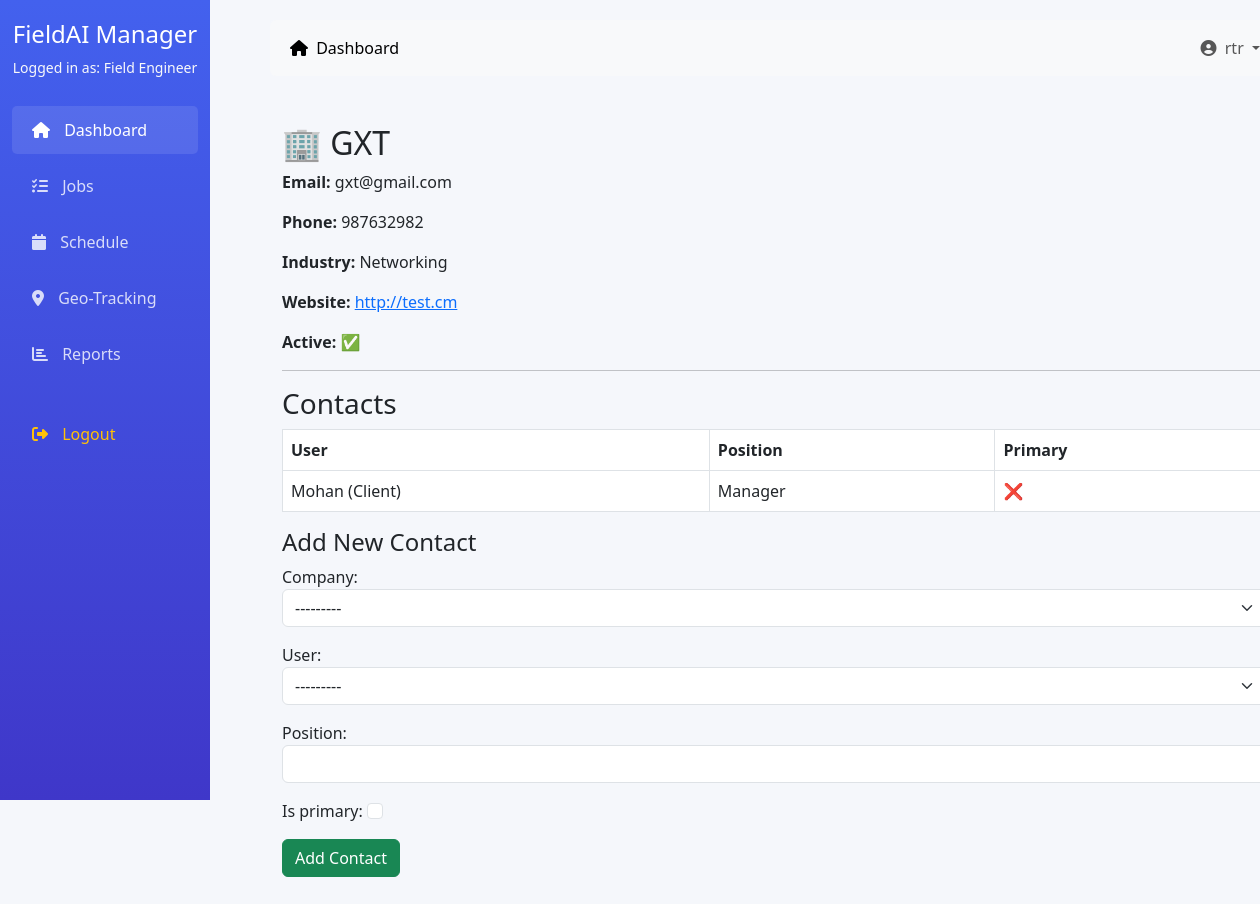
/dashboard/clients/1/ (signed in), run on the app's committed database.
### accounts/models.py (models this page shows, shortened)
class CustomUser(AbstractUser):
    ROLE_CHOICES = (
        ('admin', 'Admin'),
        ('manager', 'Project Manager'),
        ('engineer', 'Field Engineer'),
        ('client', 'Client'),
        ('accounts', 'Accounts Team'),
    )
    role = models.CharField(max_length=20, choices=ROLE_CHOICES, default='engineer')
    phone = models.CharField(max_length=15, blank=True)
    address = models.TextField(blank=True)
    profile_picture = models.ImageField(upload_to='profiles/', blank=True)
    created_at = models.DateTimeField(auto_now=True)
    updated_at = models.DateTimeField(auto_now=True)
    def __str__(self):
        return f"{self.username} ({self.get_role_display()})"

class ClientCompany(models.Model):   # or maybe named Client?
    name = models.CharField(max_length=255)
    contact_email = models.EmailField()
    contact_phone = models.CharField(max_length=20, blank=True, null=True)
    address = models.TextField(blank=True, null=True)
    industry = models.CharField(max_length=100, blank=True, null=True)
    website = models.URLField(blank=True, null=True)
    is_active = models.BooleanField(default=True)
    def __str__(self):
        return self.name

class ClientContact(models.Model):
    company = models.ForeignKey(ClientCompany, on_delete=models.CASCADE, related_name='contacts')
    user = models.OneToOneField(CustomUser, on_delete=models.CASCADE, limit_choices_to={'role': 'client'})
    position = models.CharField(max_length=100)
    is_primary = models.BooleanField(default=False)

### dashboard/views.py (the view)
# urls.py: path("clients/<int:pk>/", views.client_detail, name="client_detail")
@login_required
def client_detail(request, pk):
    client = get_object_or_404(ClientCompany, pk=pk)
    contacts = client.contacts.all()  # from related_name
    if request.method == "POST":
        contact_form = ClientContactForm(request.POST)
        if contact_form.is_valid():
            contact = contact_form.save(commit=False)
            contact.company = client
            contact.save()
            return redirect("dashboard:client_detail", pk=client.pk)
    else:
        contact_form = ClientContactForm()
    return render(
        request,
        "dashboard/client_detail.html",
        {"client": client, "contacts": contacts, "contact_form": contact_form},
    )

### dashboard/forms.py
class ClientContactForm(forms.ModelForm):
    class Meta:
        model = ClientContact
        fields = ["company", "user", "position", "is_primary"]
        widgets = {
            "company": forms.Select(attrs={"class": "form-select"}),
            "user": forms.Select(attrs={"class": "form-select"}),
            "position": forms.TextInput(attrs={"class": "form-control"}),
            "is_primary": forms.CheckboxInput(attrs={"class": "form-check-input"}),
        }

### dashboard/templates/dashboard/client_detail.html (shortened to what this page needs)
{% extends "dashboard/base.html" %}
{% block content %}
<div class="container py-4">
  <h2>🏢 {{ client.name }}</h2>
  <p><strong>Email:</strong> {{ client.contact_email }}</p>
  <p><strong>Phone:</strong> {{ client.contact_phone }}</p>
  <p><strong>Industry:</strong> {{ client.industry }}</p>
  <p><strong>Website:</strong> <a href="{{ client.website }}" target="_blank">{{ client.website }}</a></p>
  <p><strong>Active:</strong> {{ client.is_active|yesno:"✅,❌" }}</p>
  <hr/>
  <h3>Contacts</h3>
  <table class="table table-bordered">
    <thead>
      <tr>
        <th>User</th>
        <th>Position</th>
        <th>Primary</th>
      </tr>
    </thead>
    <tbody>
      {% for contact in contacts %}
      <tr>
        <td>{{ contact.user }}</td>
        <td>{{ contact.position }}</td>
        <td>{% if contact.is_primary %}✅{% else %}❌{% endif %}</td>
      </tr>
      {% empty %}
      <tr><td colspan="3">No contacts</td></tr>
      {% endfor %}
    </tbody>
  </table>
  <h4>Add New Contact</h4>
  <form method="post">
    {{ contact_form.as_p }}
    <button type="submit" class="btn btn-success">Add Contact</button>
  </form>
</div>
{% endblock %}

### dashboard/templates/dashboard/base.html (shortened to what this page needs)
<!DOCTYPE html>
<html lang="en">
<head>
    <link href="https://cdn.jsdelivr.net/npm/bootstrap@5.3.0/dist/css/bootstrap.min.css" rel="stylesheet">
    <link rel="stylesheet" href="https://cdnjs.cloudflare.com/ajax/libs/font-awesome/6.4.0/css/all.min.css">
</head>
<body>
    <div class="container-fluid">
        <div class="row">
            <div class="col-md-2 sidebar d-none d-md-block">
                <div class="text-center mb-4">
                    <h4>FieldAI Manager</h4>
                    <p class="text-light small">Logged in as: {{ user.get_role_display }}</p>
                </div>
                <ul class="nav flex-column">
                    <li class="nav-item">
                        <a class="nav-link active" href="{% if user.role == 'admin' %}{% url 'dashboard:admin_dashboard' %}{% elif user.role == 'manager' %}{% url 'dashboard:manager_dashboard' %}{% elif user.role == 'engineer' %}{% url 'dashboard:engineer_dashboard' %}{% elif user.role == 'client' %}{% url 'dashboard:client_dashboard' %}{% elif user.role == 'accounts' %}{% url 'dashboard:accounts_dashboard' %}{% else %}#{% endif %}">
                            <i class="fas fa-home"></i> Dashboard
                        </a>
                    </li>
                    <li class="nav-item">
                        <a class="nav-link" href="{% if user.role == 'manager' %}{% url 'dashboard:manager_jobs' %}{% elif user.role == 'engineer' %}{% url 'dashboard:engineer_jobs' %}{% else %}#{% endif %}">
                            <i class="fas fa-tasks"></i> Jobs
                        </a>
                    </li>
                    <li class="nav-item">
                        <a class="nav-link" href="#">
                            <i class="fas fa-calendar"></i> Schedule
                        </a>
                    </li>
                    <li class="nav-item">
                        <a class="nav-link" href="#">
                            <i class="fas fa-map-marker-alt"></i> Geo-Tracking
                        </a>
                    </li>
                    <li class="nav-item">
                        <a class="nav-link" href="#">
                            <i class="fas fa-chart-bar"></i> Reports
                        </a>
                    </li>
                    <li class="nav-item mt-4">
                        <a class="nav-link text-warning" href="{% url 'accounts:logout' %}">
                            <i class="fas fa-sign-out-alt"></i> Logout
                        </a>
                    </li>
                </ul>
            </div>
            <div class="col-md-10 main-content">
                <nav class="navbar navbar-expand-lg navbar-light bg-light mb-4 rounded">
                    <div class="container-fluid">
                        <div class="collapse navbar-collapse" id="navbarNav">
                            <ul class="navbar-nav me-auto">
                                <li class="nav-item">
                                    <a class="nav-link active" href="{% if user.role == 'admin' %}{% url 'dashboard:admin_dashboard' %}{% elif user.role == 'manager' %}{% url 'dashboard:manager_dashboard' %}{% elif user.role == 'engineer' %}{% url 'dashboard:engineer_dashboard' %}{% elif user.role == 'client' %}{% url 'dashboard:client_dashboard' %}{% elif user.role == 'accounts' %}{% url 'dashboard:accounts_dashboard' %}{% else %}#{% endif %}">
                                        <i class="fas fa-home me-1"></i> Dashboard
                                    </a>
                                </li>
                            </ul>
                            <ul class="navbar-nav">
                                <li class="nav-item dropdown">
                                    <a class="nav-link dropdown-toggle" href="#" id="navbarDropdown" role="button" data-bs-toggle="dropdown">
                                        <i class="fas fa-user-circle me-1"></i> {{ user.username }}
                                    </a>
                                </li>
                            </ul>
                        </div>
                    </div>
                </nav>
                {% block content %}
                {% endblock %}
            </div>
        </div>
    </div>
</body>
</html>

### dashboard/templates/dashboard/base.html (style rules this page uses)
:root { --primary: #4361ee; --secondary: #3f37c9; --success: #4cc9f0; --info: #4895ef; --warning: #f72585; --danger: #e63946; --light: #f8f9fa; --dark: #212529; }
body { font-family: 'Segoe UI', Tahoma, Geneva, Verdana, sans-serif; background-color: #f5f7fb; }
.sidebar { background: linear-gradient(to bottom, var(--primary), var(--secondary)); color: white; height: 100vh; position: fixed; padding-top: 20px; }
.sidebar .nav-link { color: rgba(255, 255, 255, 0.8); padding: 12px 20px; margin: 4px 0; border-radius: 5px; }
.sidebar .nav-link:hover, .sidebar .nav-link.active { background-color: rgba(255, 255, 255, 0.1); color: white; }
.sidebar .nav-link i { margin-right: 10px; }
.main-content { margin-left: 250px; padding: 20px; }

### data on the page
CustomUser: role "Field Engineer", username "rtr"
ClientCompany: name "GXT", contact_email "gxt@gmail.com", contact_phone "987632982", industry "Networking", website "http://test.cm", is_active "✅"
ClientContact: user "Mohan (Client)", position "Manager"
